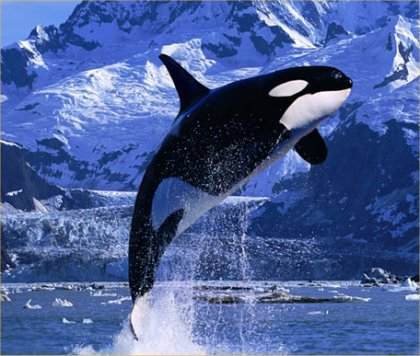
#> input picture img_11.jpg, 420 x 356 px
$ jupyter execute Hybrid_Images.ipynb
#> lines starting #> are read from the running program, lines starting #| are printed output that depends on the picture
[cell 1]
import cv2
import numpy as np
import matplotlib.pyplot as plt
from math import sqrt,exp
from scipy.spatial import distance

[cell 2]
class Filters():
  def __init__(self):
    pass

  def GLP(self,D0,img_shape):
      H = np.zeros(img_shape)
      rows, cols = img_shape
      center = (rows/2,cols/2)
      for u in range(rows):
          for v in range(cols):
              H[u,v] = exp(((-distance.euclidean((u,v),center)**2)/(2*(D0**2))))
      return H

  def GHP(self, D0,img_shape):
      H = np.zeros(img_shape)
      rows, cols = img_shape
      center = (rows/2,cols/2)
      for u in range(rows):
          for v in range(cols):
              H[u,v] = 1 - exp(((-distance.euclidean((u,v),center)**2)/(2*(D0**2))))
      return H

  def Laplacian(self,img_shape):
      H = np.zeros(img_shape)
      rows, cols = img_shape
      center = (rows/2,cols/2)
      for u in range(rows):
          for v in range(cols):
              H[u,v] = -((u - (rows / 2)) **2 + (v - (cols / 2)) ** 2) / (5*rows)
      return H


class Helpers():
  def __init__(self):
    pass

  def get_image_frequency_domain(self, img_path, width, height):
#> called with img_path = 'img_11.jpg', width = 224, height = 224
    img = cv2.imread(img_path, 0)
#> img: shape (356, 420); min 0, max 255, mean 95.7
    img = cv2.resize(img, (width,height), interpolation = cv2.INTER_AREA)
#> img: shape (224, 224)
    img_FD = np.fft.fft2(img)
    img_FD = np.fft.fftshift(img_FD)
    return img, img_FD

  def get_image_time_domain(self, img_FD):
    img_TD_Center = np.fft.ifftshift(img_FD)
    img_TD = np.fft.ifft2(img_TD_Center)
    return img_TD


helper = Helpers()
filter = Filters()

## **Hybrid Images is Generated using Gaussian Low-pass and High-Pass Filtering**

[cell 3]
img_11, img_11_FD = helper.get_image_frequency_domain("img_11.jpg",224,224)

plt.figure(figsize=(6.4*5, 4.8*5), constrained_layout=False)
plt.subplot(151), plt.imshow(img_11), plt.title("Original Image")

low_pass_image_11 = img_11_FD * filter.GLP(15,img_11.shape)
low_pass_image_TD_11 = helper.get_image_time_domain(low_pass_image_11)
low_pass_image_TD_11 = np.abs(low_pass_image_TD_11)
plt.subplot(152), plt.imshow(low_pass_image_TD_11), plt.title("Low Frequecy Content  Using Gaussing (D0=15)")

high_pass_image_11 = img_11_FD * filter.GHP(10,img_11.shape)
high_pass_image_TD_11 = helper.get_image_time_domain(high_pass_image_11)
high_pass_image_TD_11 = np.abs(high_pass_image_TD_11)
plt.subplot(153), plt.imshow(high_pass_image_TD_11), plt.title("High Frequecy Content  Using Gaussing (D0=10)")

[cell 4]
img_12, img_12_FD = helper.get_image_frequency_domain("img_12.jpg",224,224)
#> call 2 of get_image_frequency_domain, with img_path = 'img_12.jpg', width = 224, height = 224
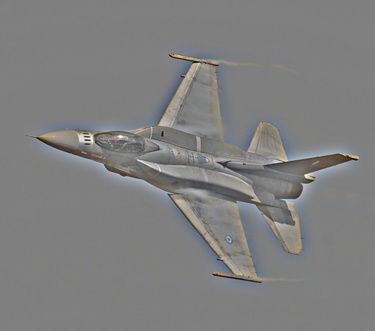
#> input picture img_12.jpg, 375 x 331 px

plt.figure(figsize=(6.4*5, 4.8*5), constrained_layout=False)
plt.subplot(151), plt.imshow(img_12), plt.title("Original Image")

low_pass_image_12 = img_12_FD * filter.GLP(15,img_12.shape)
low_pass_image_TD_12 = helper.get_image_time_domain(low_pass_image_12)
low_pass_image_TD_12 = np.abs(low_pass_image_TD_12)
plt.subplot(152), plt.imshow(low_pass_image_TD_12), plt.title("Low Frequecy Content  Using Gaussing (D0=15)")

high_pass_image_12 = img_12_FD * filter.GHP(10,img_12.shape)
high_pass_image_TD_12 = helper.get_image_time_domain(high_pass_image_12)
high_pass_image_TD_12 = np.abs(high_pass_image_TD_12)

plt.subplot(153), plt.imshow(high_pass_image_TD_12), plt.title("High Frequecy Content  Using Gaussing (D0=10)")

[cell 5]
hybrid_img_1 = low_pass_image_TD_11 + high_pass_image_TD_12
plt.imshow(np.abs(hybrid_img_1),), plt.title("Hybrid Image, Experiment 1, Both Filters are Gaussian")

[cell 6]
img_21, img_21_FD = helper.get_image_frequency_domain("img_21.jpg",330,330)
#> call 3 of get_image_frequency_domain, with img_path = 'img_21.jpg', width = 330, height = 330
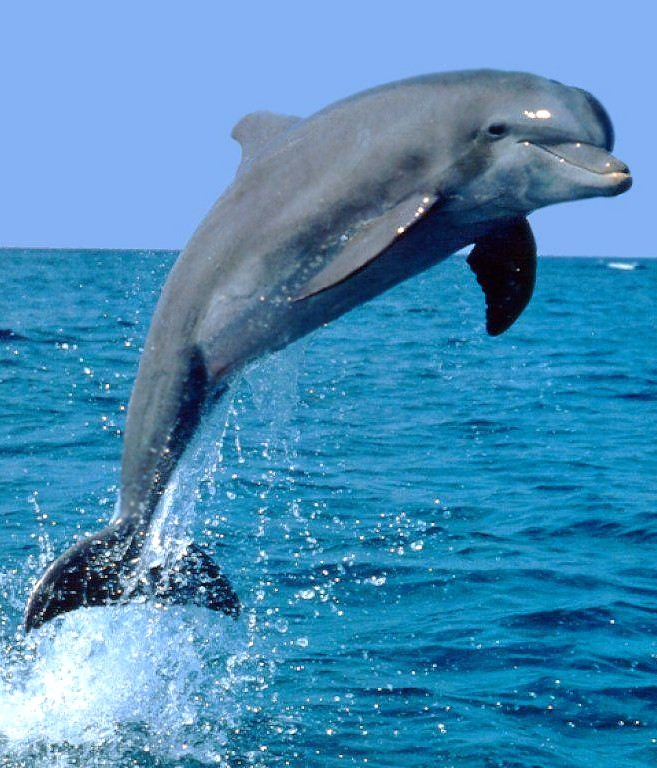
#> input picture img_21.jpg, 657 x 768 px

plt.figure(figsize=(6.4*5, 4.8*5), constrained_layout=False)
plt.subplot(151), plt.imshow(img_21), plt.title("Original Image")

low_pass_image_21 = img_21_FD * filter.GLP(15,img_21.shape)
low_pass_image_TD_21 = helper.get_image_time_domain(low_pass_image_21)
low_pass_image_TD_21 = np.abs(low_pass_image_TD_21)
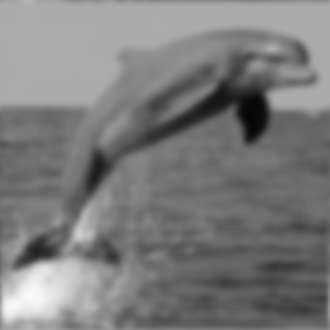
#> low_pass_image_TD_21: shape (330, 330) float64; min 5.79, max 249.7, mean 124.8
plt.subplot(152), plt.imshow(low_pass_image_TD_21), plt.title("Low Frequecy Content  Using Gaussing (D0=15)")

high_pass_image_21 = img_21_FD * filter.GHP(10,img_21.shape)
high_pass_image_TD_21 = helper.get_image_time_domain(high_pass_image_21)
high_pass_image_TD_21 = np.abs(high_pass_image_TD_21)
plt.subplot(153), plt.imshow(high_pass_image_TD_21), plt.title("High Frequecy Content  Using Gaussing (D0=10)")

[cell 7]
img_22, img_22_FD = helper.get_image_frequency_domain("img_22.jpg",330,330)
#> call 4 of get_image_frequency_domain, with img_path = 'img_22.jpg', width = 330, height = 330
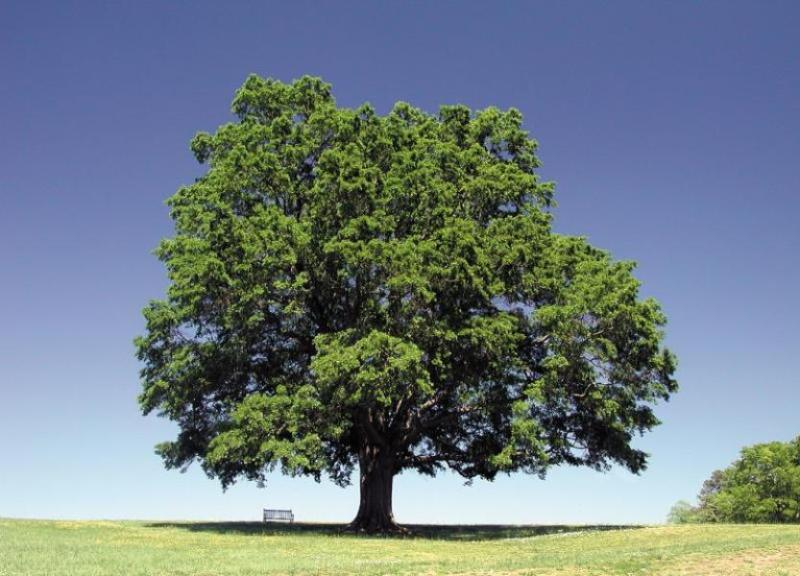
#> input picture img_22.jpg, 800 x 576 px
#> in get_image_frequency_domain (call 4), `img = cv2.imread(img_path, 0)`:
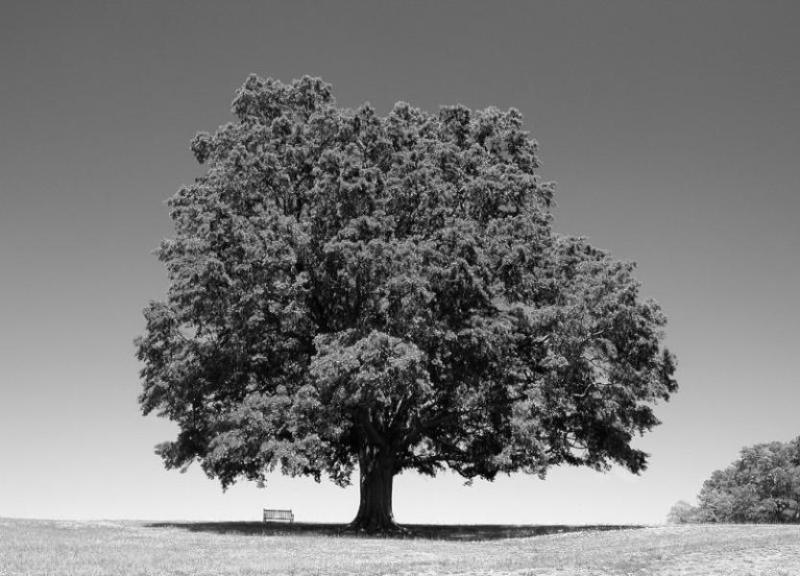
#> img: shape (576, 800); min 0, max 254, mean 122.5

plt.figure(figsize=(6.4*5, 4.8*5), constrained_layout=False)
plt.subplot(151), plt.imshow(img_22), plt.title("Original Image")

low_pass_image_22 = img_22_FD * filter.GLP(15,img_22.shape)
low_pass_image_TD_22 = helper.get_image_time_domain(low_pass_image_22)
low_pass_image_TD_22 = np.abs(low_pass_image_TD_22)
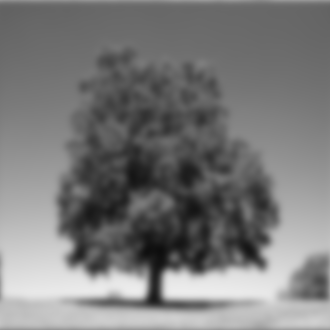
#> low_pass_image_TD_22: shape (330, 330) float64; min 13.91, max 236.6, mean 122.5
plt.subplot(152), plt.imshow(low_pass_image_TD_22), plt.title("Low Frequecy Content  Using Gaussing (D0=15)")

high_pass_image_22 = img_22_FD * filter.GHP(10,img_22.shape)
high_pass_image_TD_22 = helper.get_image_time_domain(high_pass_image_22)
high_pass_image_TD_22 = np.abs(high_pass_image_TD_22)
plt.subplot(153), plt.imshow(high_pass_image_TD_22), plt.title("High Frequecy Content  Using Gaussing (D0=10)")

[cell 8]
hybrid_img_2 = low_pass_image_TD_21 + high_pass_image_TD_22
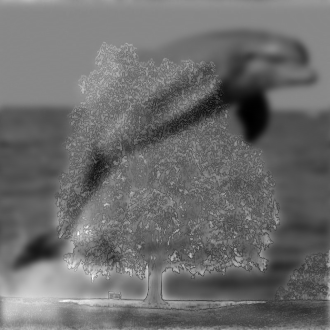
#> hybrid_img_2: shape (330, 330) float64; min 5.84, max 318.2, mean 139.1; drawn with min black and max white
plt.imshow(np.abs(hybrid_img_2),), plt.title("Hybrid Image, Experiment 2, Both Filters are Gaussian")

## **Hybrid Images is Generated using Gaussian Low-pass and Laplacian Filtering**

[cell 9]
img_11, img_11_FD = helper.get_image_frequency_domain("img_11.jpg",224,224)

plt.figure(figsize=(6.4*5, 4.8*5), constrained_layout=False)
plt.subplot(151), plt.imshow(img_11), plt.title("Original Image")

low_pass_image_11 = img_11_FD * filter.GLP(50,img_11.shape)
low_pass_image_TD_11 = helper.get_image_time_domain(low_pass_image_11)
low_pass_image_TD_11 = np.abs(low_pass_image_TD_11)
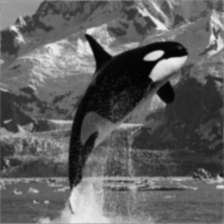
#> low_pass_image_TD_11: shape (224, 224) float64; min 3.99, max 243.9, mean 95.7
plt.subplot(152), plt.imshow(low_pass_image_TD_11), plt.title("Low Frequecy Content  Using Gaussing (D0=15)")

high_pass_image_11 = img_11_FD * filter.Laplacian(img_11.shape)
high_pass_image_TD_11 = helper.get_image_time_domain(high_pass_image_11)
high_pass_image_TD_11 = np.abs(high_pass_image_TD_11)
plt.subplot(153), plt.imshow(high_pass_image_TD_11), plt.title("High Frequecy Content Using Laplacian Filtering")

[cell 10]
img_12, img_12_FD = helper.get_image_frequency_domain("img_12.jpg",224,224)

plt.figure(figsize=(6.4*5, 4.8*5), constrained_layout=False)
plt.subplot(151), plt.imshow(img_12), plt.title("Original Image")

low_pass_image_12 = img_12_FD * filter.GLP(15,img_12.shape)
low_pass_image_TD_12 = helper.get_image_time_domain(low_pass_image_12)
low_pass_image_TD_12 = np.abs(low_pass_image_TD_12)
plt.subplot(152), plt.imshow(low_pass_image_TD_12), plt.title("Low Frequecy Content  Using Gaussing (D0=15)")

high_pass_image_12 = img_12_FD * filter.Laplacian(img_12.shape)
high_pass_image_TD_12 = helper.get_image_time_domain(high_pass_image_12)
high_pass_image_TD_12 = np.abs(high_pass_image_TD_12)

plt.subplot(153), plt.imshow(high_pass_image_TD_12), plt.title("High Frequecy Content Using Laplacian Filtering")

[cell 11]
hybrid_img_3 = low_pass_image_TD_11 + 1*high_pass_image_TD_12
plt.imshow(np.abs(hybrid_img_3),), plt.title("Hybrid Image, Experiment 3, One Filter is Gaussian, other Laplacian")

[cell 12]
img_21, img_21_FD = helper.get_image_frequency_domain("img_21.jpg",330,330)

plt.figure(figsize=(6.4*5, 4.8*5), constrained_layout=False)
plt.subplot(151), plt.imshow(img_21), plt.title("Original Image")

low_pass_image_21 = img_21_FD * filter.GLP(15,img_21.shape)
low_pass_image_TD_21 = helper.get_image_time_domain(low_pass_image_21)
low_pass_image_TD_21 = np.abs(low_pass_image_TD_21)
plt.subplot(152), plt.imshow(low_pass_image_TD_21), plt.title("Low Frequecy Content  Using Gaussing (D0=15)")

high_pass_image_21 = img_21_FD * filter.Laplacian(img_21.shape)
high_pass_image_TD_21 = helper.get_image_time_domain(high_pass_image_21)
high_pass_image_TD_21 = np.abs(high_pass_image_TD_21)
plt.subplot(153), plt.imshow(high_pass_image_TD_21), plt.title("High Frequecy Content Using Laplacian Filtering")

[cell 13]
img_22, img_22_FD = helper.get_image_frequency_domain("img_22.jpg",330,330)

plt.figure(figsize=(6.4*5, 4.8*5), constrained_layout=False)
plt.subplot(151), plt.imshow(img_22), plt.title("Original Image")

low_pass_image_22 = img_22_FD * filter.GLP(15,img_22.shape)
low_pass_image_TD_22 = helper.get_image_time_domain(low_pass_image_22)
low_pass_image_TD_22 = np.abs(low_pass_image_TD_22)
plt.subplot(152), plt.imshow(low_pass_image_TD_22), plt.title("Low Frequecy Content  Using Gaussing (D0=15)")

high_pass_image_22 = img_22_FD * filter.Laplacian(img_22.shape)
high_pass_image_TD_22 = helper.get_image_time_domain(high_pass_image_22)
high_pass_image_TD_22 = np.abs(high_pass_image_TD_22)
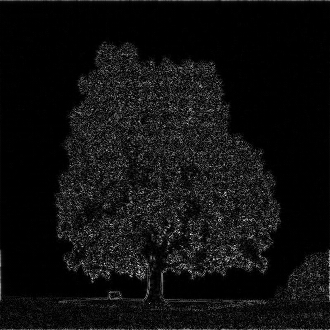
#> high_pass_image_TD_22: shape (330, 330) float64; min 4.06e-05, max 808.9, mean 50.9; drawn with min black and max white
plt.subplot(153), plt.imshow(high_pass_image_TD_22), plt.title("High Frequecy Content Using Laplacian Filtering")

[cell 14]
hybrid_img_4 = low_pass_image_TD_21 + high_pass_image_TD_22
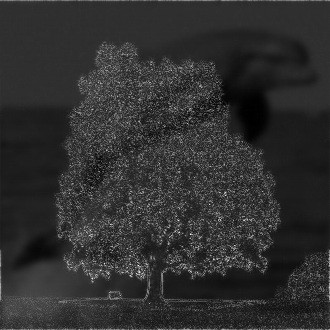
#> hybrid_img_4: shape (330, 330) float64; min 5.84, max 910.8, mean 175.7; drawn with min black and max white
plt.imshow(np.abs(hybrid_img_4),), plt.title("Hybrid Image, Experiment 4, One Filter is Gaussian, other Laplacian")
